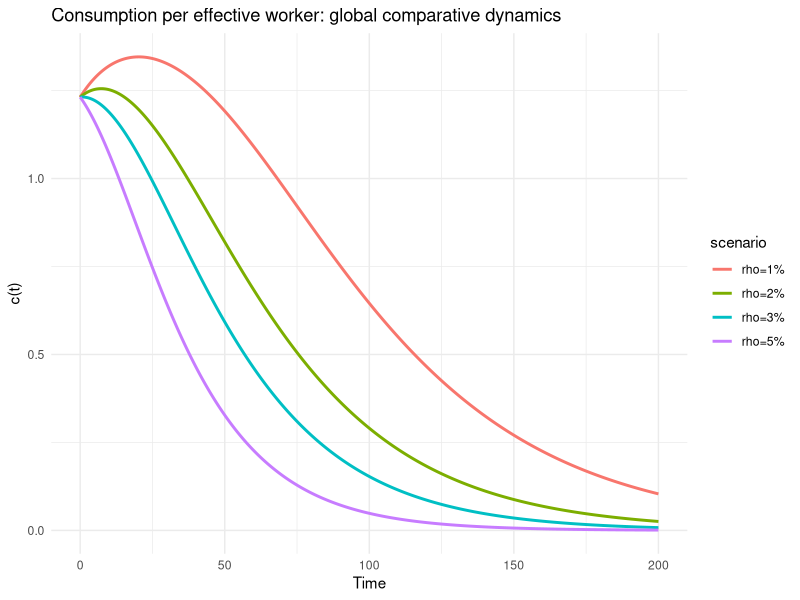
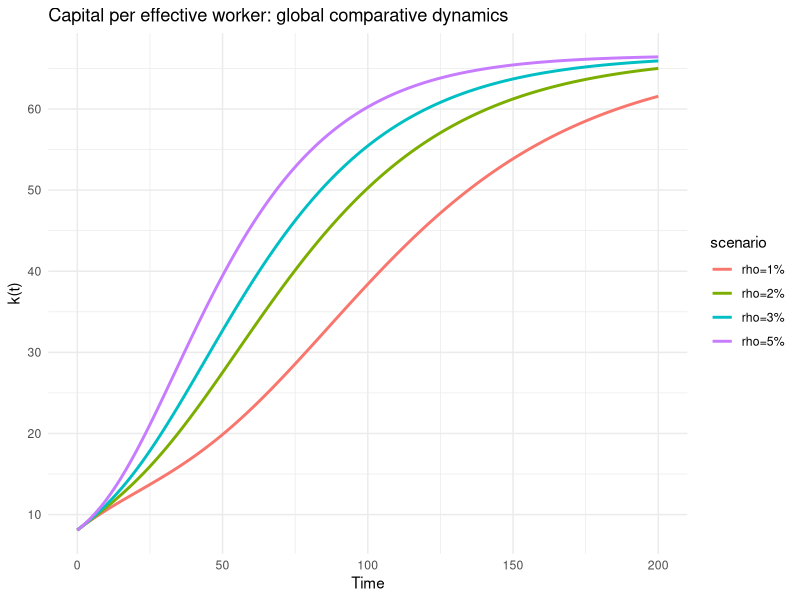
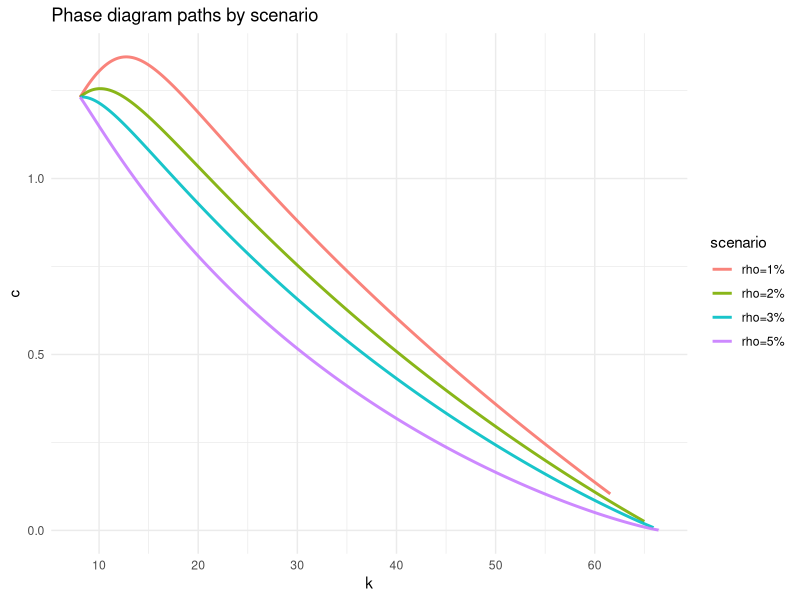

Write R code to recreate these figures, in order. (Note: this script raises an error after producing the figures.)

### GLOBAL COMPARATIVE DYNAMICS

## Minimal Ramsey runner (per effective worker)

# Production and derivatives
f_y   <- function(k, alpha) k^alpha
f_mpk <- function(k, alpha) alpha * k^(alpha - 1)

# Steady state
ramsey_k_star <- function(alpha, rho, delta) {
  (alpha / (rho + delta))^(1 / (1 - alpha))
}
ramsey_c_star <- function(k_star, alpha, n, g, delta) {
  f_y(k_star, alpha) - (n + g + delta) * k_star
}

# ODE (per effective worker)
ramsey_ode <- function(t, state, parms) {
  with(as.list(c(state, parms)), {
    y   <- f_y(k, alpha)
    mpk <- f_mpk(k, alpha)
    
    dk <- y - c - (n + g + delta) * k
    dc <- c * ((mpk - rho - delta) / theta)
    
    list(c(dk, dc))
  })
}



# Runner returning tidy path + ggplots
run_ramsey <- function(alpha = 0.33, delta = 0.05, n = 0.01, g = 0.00,
                       rho = 0.02, theta = 2.0,
                       k0 = NULL, c0 = NULL,
                       t_max = 200, dt = 0.1,
                       scenario = "baseline") {
  k_star <- ramsey_k_star(alpha, rho, delta)
  c_star <- ramsey_c_star(k_star, alpha, n, g, delta)
  
  if (is.null(k0)) k0 <- 0.8 * k_star
  if (is.null(c0)) c0 <- 0.8 * c_star
  state0 <- c(k = k0, c = c0)
  times  <- seq(0, t_max, by = dt)
  
  out <- deSolve::ode(y = state0, times = times, func = ramsey_ode,
                      parms = list(alpha = alpha, delta = delta, n = n,
                                   g = g, rho = rho, theta = theta))
  
  out <- tibble::as_tibble(as.data.frame(out)) |>
    dplyr::rename(t = time) |>
    dplyr::mutate(
      t   = as.numeric(t),
      k   = as.numeric(k),
      c   = as.numeric(c),
      y   = f_y(k, alpha),
      mpk = f_mpk(k, alpha),
      i   = y - c,
      c_dot_over_c = (mpk - rho - delta) / theta,
      scenario = scenario,
      k_star = k_star,
      c_star = c_star
    )
  
  out
}

## Global comparative dynamics — parameter sweep
#     Run multiple calibrations (e.g., ρ\rhoρ values) and overlay full paths.
# Define scenarios to compare (change any parameters you care about)
scenarios <- tibble::tibble(
  scenario = c("rho=1%", "rho=2%", "rho=3%", "rho=5%"),
  rho      = c(0.01, 0.02, 0.03, 0.05),
  alpha    = 0.33,
  delta    = 0.05,
  n        = 0.01,
  g        = 0.00,
  theta    = 2.0
)

# Common initial conditions for a fair comparison (off steady state)
# We'll set them relative to the *middle* calibration's steady state:
mid <- run_ramsey(alpha=.33, delta=.05, n=.01, g=0, rho=.02, theta=2)
k0  <- 0.8 * unique(mid$k_star)
c0  <- 0.8 * unique(mid$c_star)

# Run all scenarios and bind results
paths <- purrr::pmap_dfr(scenarios, function(scenario, rho, alpha, delta, n, g, theta) {
  run_ramsey(alpha = alpha, delta = delta, n = n, g = g, rho = rho, theta = theta,
             k0 = k0, c0 = c0, t_max = 200, dt = 0.1, scenario = scenario)
})

# Plots
p_k <- ggplot2::ggplot(paths, ggplot2::aes(t, k, color = scenario)) +
  ggplot2::geom_line(linewidth = 1) +
  ggplot2::labs(title = "Capital per effective worker: global comparative dynamics",
                x = "Time", y = "k(t)") +
  ggplot2::theme_minimal()

p_c <- ggplot2::ggplot(paths, ggplot2::aes(t, c, color = scenario)) +
  ggplot2::geom_line(linewidth = 1) +
  ggplot2::labs(title = "Consumption per effective worker: global comparative dynamics",
                x = "Time", y = "c(t)") +
  ggplot2::theme_minimal()

p_phase <- ggplot2::ggplot(paths, ggplot2::aes(k, c, color = scenario)) +
  ggplot2::geom_path(alpha = 0.9, linewidth = 1) +
  ggplot2::labs(title = "Phase diagram paths by scenario", x = "k", y = "c") +
  ggplot2::theme_minimal()

p_k + p_c + p_phase + patchwork::plot_layout(ncol = 1)

# Interpretation: Lower ρ\rhoρ (more patient) → higher k∗k^*k∗ and c∗c^*c∗.
#   You’ll see entire paths shifting, not just endpoints.


## Comparative dynamics with shocks (piecewise runs)

#  implement a helper that runs the model in segments, changing parameters at 
#     specified times, then stitches the paths. Works for permanent and temporary shocks.

# Piecewise runner: run in segments with changing parameters
run_piecewise <- function(segments, k0, c0, dt = 0.1) {
  # segments = list of lists, each with: duration, params (list for run_ramsey args), label
  out_all <- list()
  k_init <- k0
  c_init <- c0
  t_anchor <- 0
  
  for (seg in segments) {
    duration <- seg$duration
    label    <- seg$label
    p        <- seg$params
    
    # Run this segment
    res <- run_ramsey(
      alpha = p$alpha, delta = p$delta, n = p$n, g = p$g,
      rho = p$rho, theta = p$theta,
      k0 = k_init, c0 = c_init,
      t_max = duration, dt = dt, scenario = label
    )
    
    # Shift time to be continuous across segments
    res <- res |> dplyr::mutate(t = t + t_anchor)
    
    # Store and update initial conditions for next segment
    out_all[[length(out_all) + 1]] <- res
    k_init <- dplyr::last(res$k)
    c_init <- dplyr::last(res$c)
    t_anchor <- dplyr::last(res$t)
  }
  
  dplyr::bind_rows(out_all)
}

# 2a) Permanent impatience shock (increase ρ\rhoρ at t=50t=50t=50)

# Baseline params
p_base <- list(alpha=.33, delta=.05, n=.01, g=0.00, rho=.02, theta=2.0)
# Shocked params (permanent)
p_shock <- modifyList(p_base, list(rho = 0.04))

# Find baseline steady state to set common initial conditions
base_ss <- run_ramsey(alpha=p_base$alpha, delta=p_base$delta, n=p_base$n, g=p_base$g,
                      rho=p_base$rho, theta=p_base$theta)
k0 <- 0.9 * unique(base_ss$k_star)
c0 <- 0.9 * unique(base_ss$c_star)

paths_perm <- run_piecewise(
  segments = list(
    list(duration = 50, params = p_base,  label = "Baseline"),
    list(duration = 150, params = p_shock, label = "Permanent rho↑")
  ),
  k0 = k0, c0 = c0, dt = 0.1
)

ggplot2::ggplot(paths_perm, ggplot2::aes(t, c, color = scenario)) +
  ggplot2::geom_line(linewidth = 1) +
  ggplot2::labs(title = "Permanent impatience shock at t=50",
                subtitle = "rho: 0.02 → 0.04 (permanent)",
                x = "Time", y = "c(t)") +
  ggplot2::theme_minimal()

# 2b) Temporary depreciation shock: δ\deltaδ jumps for [50, 80], then reverts

p_temp_up   <- modifyList(p_base, list(delta = 0.15))  # temporary δ↑
p_revert    <- p_base                                  # revert to baseline

paths_temp <- run_piecewise(
  segments = list(
    list(duration = 50, params = p_base,     label = "Baseline"),
    list(duration = 30, params = p_temp_up,  label = "Temporary δ↑"),
    list(duration = 120, params = p_revert,  label = "Revert")
  ),
  k0 = k0, c0 = c0, dt = 0.1
)

(p1 <- ggplot2::ggplot(paths_temp, ggplot2::aes(t, k, color = scenario)) +
    ggplot2::geom_line(linewidth = 1) +
    ggplot2::labs(title = "Temporary depreciation shock",
                  subtitle = "δ: 0.05 → 0.15 (t∈[50,80]) → 0.05",
                  x = "Time", y = "k(t)") +
    ggplot2::theme_minimal())

(p2 <- ggplot2::ggplot(paths_temp, ggplot2::aes(t, c, color = scenario)) +
    ggplot2::geom_line(linewidth = 1) +
    ggplot2::labs(x = "Time", y = "c(t)") +
    ggplot2::theme_minimal())

p1 / p2
